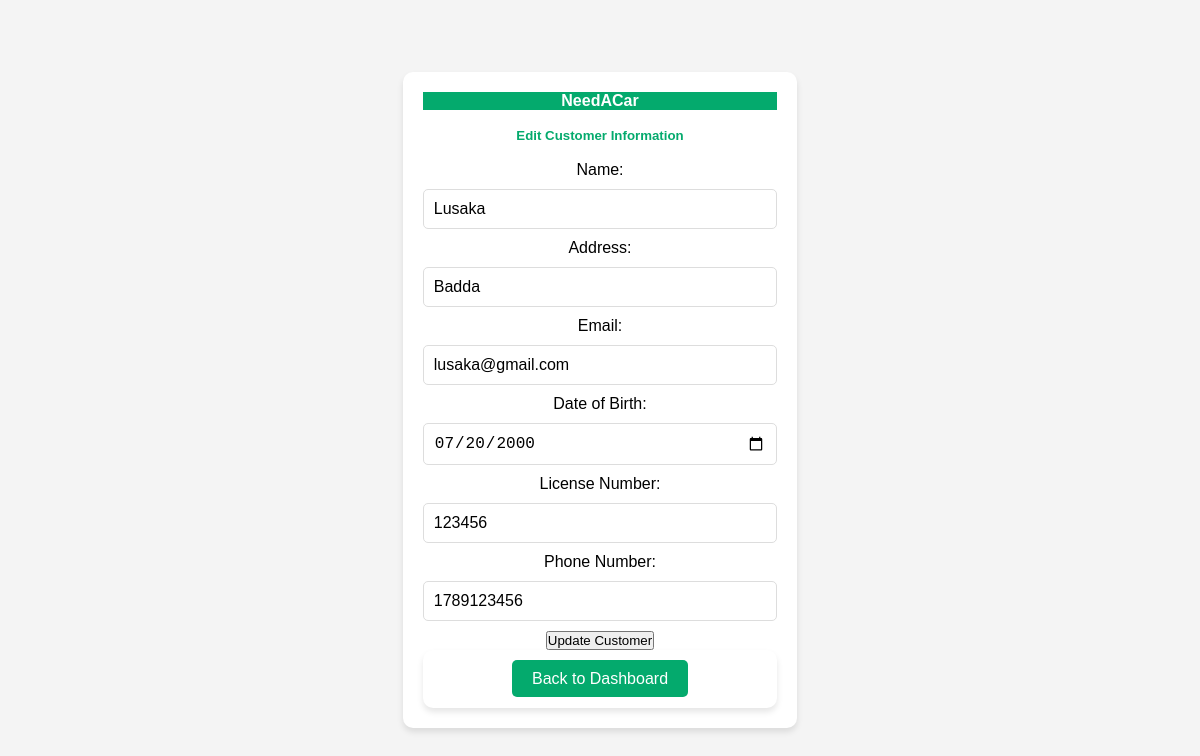
The app's page /modifycustomerinfo.php?user_id=1, older data.
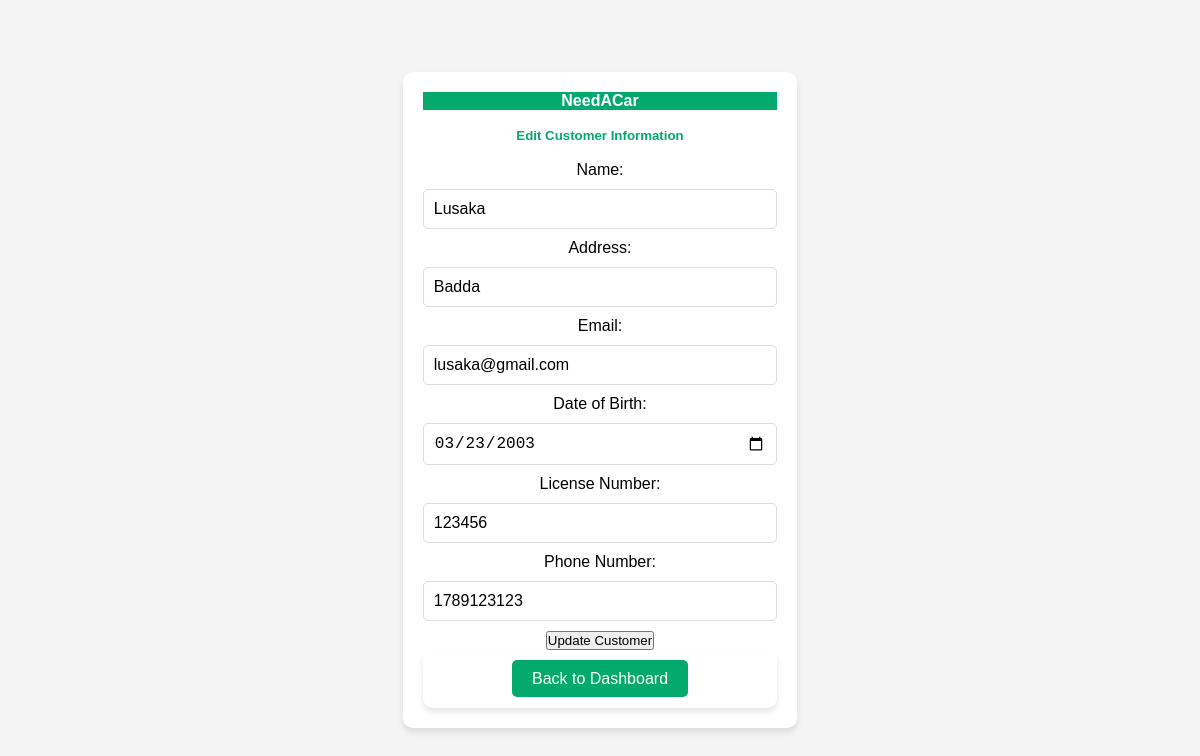
The same page, newer data.
### tables this page shows
CREATE TABLE `customer` (
  `USER_ID` int(11) NOT NULL,
  `Name` varchar(40) DEFAULT NULL,
  `email` varchar(40) DEFAULT NULL,
  `Password` varchar(50) NOT NULL,
  `date_of_birth` date DEFAULT NULL,
  `phone` int(11) DEFAULT NULL,
  `address` varchar(50) DEFAULT NULL,
  `License_No` varchar(30) DEFAULT NULL
);

### modifycustomerinfo.php (the view, shortened to what this page needs)
<?php
require_once("connect.php");
if (isset($_GET['user_id'])) {
    $user_id = $_GET['user_id'];
    $sql = "SELECT * FROM customer WHERE USER_ID = ?";
    $stmt = $conn->prepare($sql);
    $stmt->bind_param("i", $user_id);
    $stmt->execute();
    $result = $stmt->get_result();
    if ($result->num_rows > 0) {
        $row = $result->fetch_assoc();
    } else {
        echo "Customer not found!";
        exit();
    }
} else {
    echo "Invalid request!";
    exit();
}
?>
<!DOCTYPE html>
<html lang="en">
<head>
    <link rel="stylesheet" href="styleeditcustomer.css" />
</head>
<body>
    <form method="POST" action="modifycustomerinfo.php?user_id=<?php echo $user_id; ?>">
    <div class="container">
    <h4 style="color:white; background-color:#04AA6D">NeedACar</h4>
        <br>
        <h5 style="color:#04AA6D;">Edit Customer Information</h5>
        <br>
        <label for="name">Name:</label>
        <input type="text" name="name" value="<?php echo htmlspecialchars($row['Name']); ?>" required /><br>
        <label for="address">Address:</label>
        <input type="text" name="address" value="<?php echo htmlspecialchars($row['address']); ?>" required /><br>
        <label for="email">Email:</label>
        <input type="email" name="email" value="<?php echo htmlspecialchars($row['email']); ?>" required /><br>
        <label for="date_of_birth">Date of Birth:</label>
        <input type="date" name="date_of_birth" value="<?php echo htmlspecialchars($row['date_of_birth']); ?>" required /><br>
        <label for="license_no">License Number:</label>
        <input type="text" name="license_no" value="<?php echo htmlspecialchars($row['License_No']); ?>" required /><br>
        <label for="phone">Phone Number:</label>
        <input type="text" name="phone" value="<?php echo htmlspecialchars($row['phone']); ?>" required /><br>
        <button type="submit">Update Customer</button>
        </form>
    <div class="container signin">
    <p><a href="admin_dashboard.php" style="background-color:  #04AA6D; color: white; padding: 10px 20px; text-decoration: none; border-radius: 5px;">Back to Dashboard</a></p>
    </div>
</body>
</html>

Row changes from the older to the newer data that the page shows:
changed customer "Lusaka": date_of_birth "07/20/2000" → "03/23/2003"; phone "1789123456" → "1789123123"
